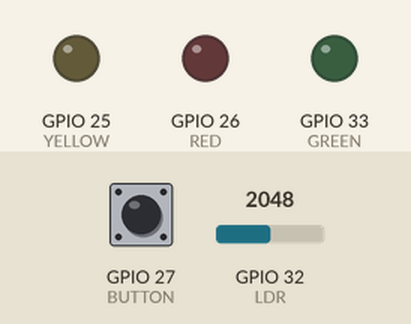
This program was run on a simulated ESP32. On the bench: output pins drawn as LEDs (lit = HIGH). The inputs (shaded band) are chosen by the test bench; at power-on: GPIO 27 (BUTTON) HIGH, GPIO 32 (LDR) = 2048.

Above: at 1.2 s.
1.3 s: GPIO 27 (BUTTON) pulled LOW for 0.15 s
At 1.9 s:
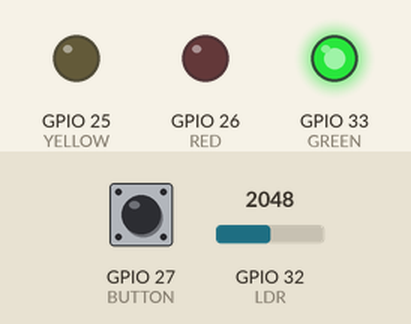
2.9 s: GPIO 32 (LDR) set to 1228
At 3.4 s:
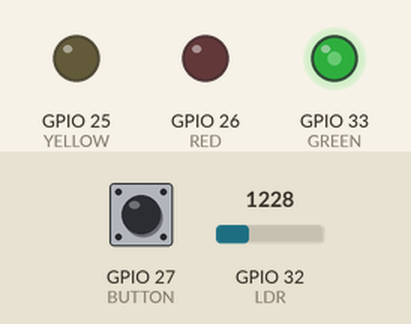
4.4 s: GPIO 32 (LDR) set to 491
At 5.6 s:
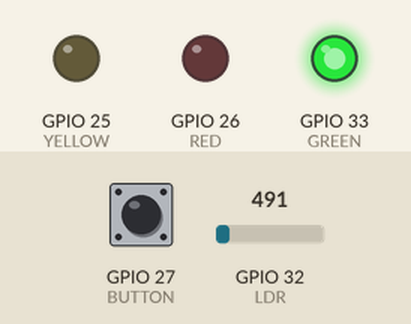
5.9 s: GPIO 27 (BUTTON) pulled LOW for 1 s
At 6.6 s:
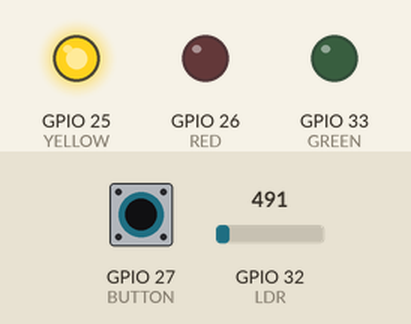
8.4 s: GPIO 27 (BUTTON) pulled LOW for 0.15 s
At 9.6 s:
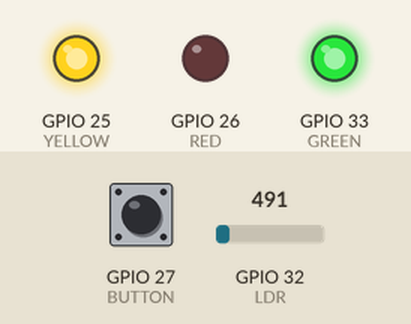
10.0 s: GPIO 27 (BUTTON) pulled LOW for 3.2 s
At 10.9 s:
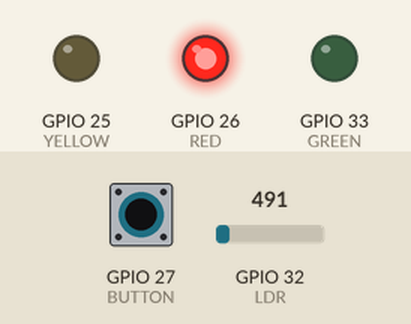
Timing chart, 0 to 13.0 s (numbered marks = the images above; inputs shaded):
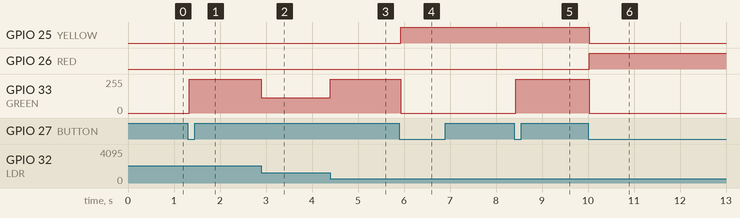

The program:

main.cpp
```cpp
#include <Arduino.h>
#include <Bounce2.h>
#define BUTTON 27
#define LDR 32
#define GREEN 33
#define YELLOW 25
#define RED 26
int cnt =0;
Bounce debouncer = Bounce();
void setup() {
    Serial.begin(115200);
    debouncer.attach(BUTTON, INPUT_PULLUP);
    debouncer.interval(25);
    ledcSetup(0, 5000, 8);
    ledcSetup(1, 5000, 8);
    ledcSetup(2, 5000, 8);
    ledcAttachPin(GREEN, 0);
    ledcAttachPin(YELLOW, 1);
    ledcAttachPin(RED, 2);
}

void loop()
{
  // Serial.println(analogRead(LDR));
  // delay(100);
  debouncer.update();
  if ( debouncer.fell() ) {
      cnt++;
      cnt = cnt%8;
  }
  int num = cnt;
  for(int i=0; i<3; i++)
  {
    int a=num%2;
    ledcWrite(i, a*(map(analogRead(LDR),600,2000,0,255)));
    num = num/2;
  }
}

//Solution by P'Champ
// #include <Bounce2.h>
// #define RED 26
// #define YELLOW 25
// #define GREEN 33
// #define LDR 32
// #define BUTTON 27
// Bounce b = Bounce();
// int cnt = 0;
// void setup() {
//   b.attach(BUTTON,INPUT_PULLUP);
//   b.interval(25);
//   ledcSetup(0, 5000, 8);
//   ledcSetup(1, 5000, 8);
//   ledcSetup(2, 5000, 8);
//   ledcAttachPin(RED, 0);
//   ledcAttachPin(YELLOW, 1);
//   ledcAttachPin(GREEN, 2);
//   ledcAttachPin(5, 2);
//   Serial.begin(115200);
//   Serial.println("Hello, ESP32!");
// }

// void loop() {
//   // Serial.println(analogRead(LDR));
//   // delay(100);
//   int x = map(analogRead(LDR), 1000, 4095, 0, 255);
//   b.update();
//   if (b.rose()){
//       cnt++;
//       Serial.println(cnt);
//   }
//   ledcWrite(0, ((cnt & 4) == 4) ? x : 0);
//   ledcWrite(1, ((cnt & 2) == 2) ? x : 0);
//   ledcWrite(2, ((cnt & 1) == 1) ? x : 0);
// }
```

Measured:
- after the input at 1.3 s, GPIO 33 (GREEN): 0/255 → 255/255 at once
- after the input at 2.9 s, GPIO 33 (GREEN): 255/255 → 114/255 at once
- after the input at 4.4 s, GPIO 33 (GREEN): 114/255 → 255/255 at once
- after the input at 5.9 s, GPIO 25 (YELLOW): LOW → HIGH at once; GPIO 33 (GREEN): 255/255 → 0/255 at once
- after the input at 8.4 s, GPIO 33 (GREEN): 0/255 → 255/255 at once
- after the input at 10.0 s, GPIO 25 (YELLOW): HIGH → LOW at once; GPIO 26 (RED): LOW → HIGH at once; GPIO 33 (GREEN): 255/255 → 0/255 at once
